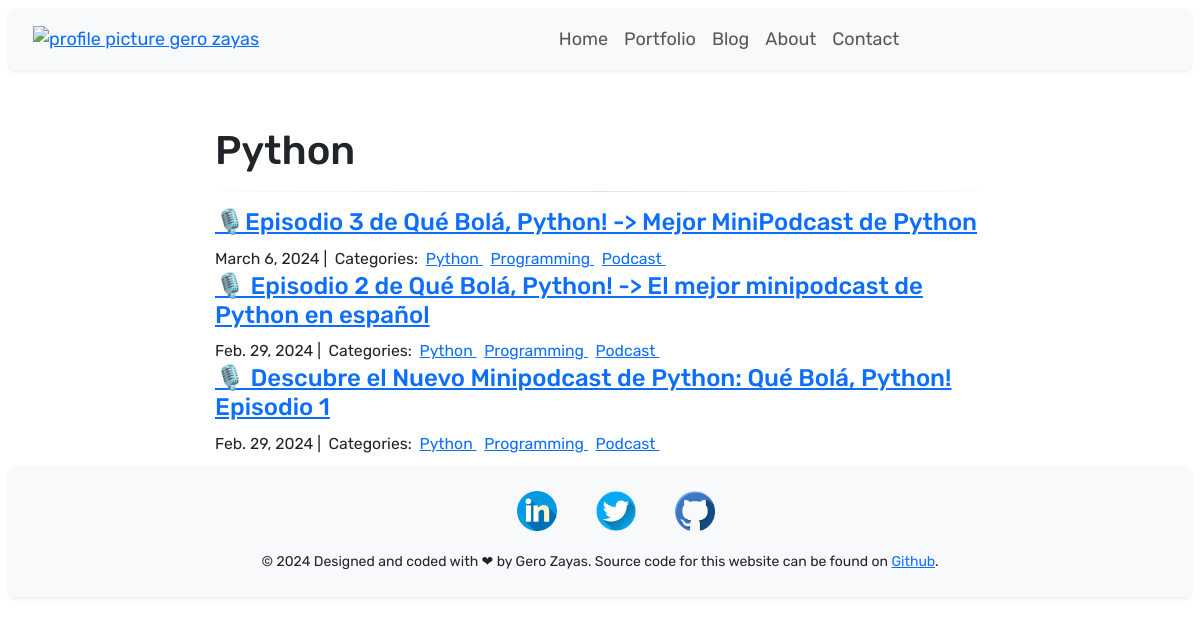
The page /blog/Python/ on the database its author committed.
### blog/models.py (models this page shows, shortened)
class Category(models.Model):
    class Meta:
        verbose_name_plural = "Categories"
        verbose_name = "Category"
    name = models.CharField(max_length=20)

class Post(models.Model):
    name = models.CharField(max_length=255)
    body = RichTextField(blank=True, null=True)
    slug = models.SlugField(null=True, blank=True, max_length=255)
    created_on = models.DateTimeField(auto_now_add=True)
    last_modified = models.DateTimeField(auto_now=True)
    categories = models.ManyToManyField("Category", related_name="posts")
    image = models.ImageField(upload_to="static/images/")
    is_active = models.BooleanField(default=True)

### blog/views.py (the view)
# urls.py: path("<category>/", views.blog_category, name="blog_category"),
def blog_category(request, category):
    posts = Post.objects.filter(categories__name__contains=category).order_by(
        "-created_on"
    )
    context = {"category": category, "posts": posts}
    return render(request, "blog/blog_category.html", context)

### blog/templates/blog/blog_category.html
{% extends 'home/base.html' %}
{% load static %}
{%block blog %}
<div class="col-md-8 offset-md-2">
    <h1>{{ category | title }}</h1>
    <hr>
    {% for post in posts %}
    <h4><a href="{% url 'blog_detail' post.pk%}">{{ post.name }}</a></h4>
    <small>
        {{ post.created_on.date }} |&nbsp;
        Categories:&nbsp;
        {% for category in post.categories.all %}
        <a href="{% url 'blog_category' category.name %}">
            {{ category.name }}
        </a>&nbsp;
        {% endfor %}
    </small>
    {% endfor %}
</div>
{% endblock blog %}

### static/css/main.css (style rules this page uses)
body { font-size: large; }
div { padding: 0.5em; margin: auto; width: auto; flex-direction: row; justify-content: center; }
hr { border: 0; height: 1px; background-image: -webkit-linear-gradient(left, #f0f0f0, #8c8b8b, #f0f0f0); background-image: -moz-linear-gradient(left, #f0f0f0, #8c8b8b, #f0f0f0); background-image: -ms-linear-gradient(left, #f0f0f0, #8c8b8b, #f0f0f0); background-image: -o-linear-gradient(left, #f0f0f0, #8c8b8b, #f0f0f0); }

### home/templates/home/base.html (style rules this page uses)
div { max-width: 1200px !important; }

### rows shown on the page
Category: name "Python"
Post: name "🎙️Episodio 3 de Qué Bolá, Python! -> Mejor MiniPodcast de Python", created_on "March 6, 2024"
Category: name "Programming"
Category: name "Podcast"
Post: name "🎙️ Episodio 2 de Qué Bolá, Python! -> El mejor minipodcast de Python en español", created_on "Feb. 29, 2024"
Post: name "🎙️ Descubre el Nuevo Minipodcast de Python: Qué Bolá, Python! Episodio 1", created_on "Feb. 29, 2024"
